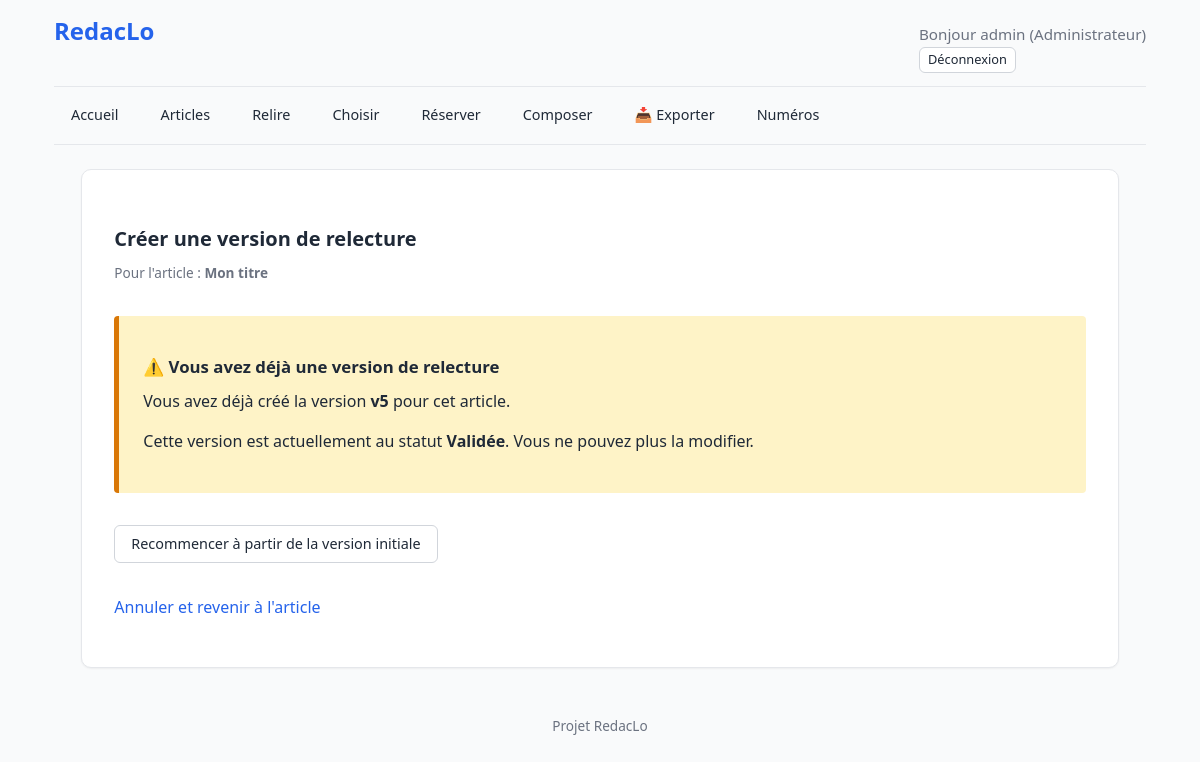
/articles/2/versions/creer/choix/ (signed in), run on the app's committed database.
### accounts/models.py (models this page shows, shortened)
class User(AbstractUser):
    ROLES = [
        ("admin", "Administrateur"),
        ("editeur", "Éditeur"),
        ("membre_redaction", "Membre de la rédaction"),
        ("redacteur", "Rédacteur"),
    ]
    COULEURS = [
        ("bleu", "Bleu"), ("violet", "Violet"), ("gris", "Gris ardoise"),
        ("marine", "Bleu marine"), ("orangefonce", "Orange foncé"),
        ("marron", "Marron"), ("rouge", "Rouge"), ("vert", "Vert"),
    ]
    role = models.CharField(max_length=20, choices=ROLES, default="redacteur")
    couleur = models.CharField(max_length=20, choices=COULEURS, default="bleu")
    signature_defaut = models.CharField(
        max_length=100,
        blank=True,
        help_text="Ex: 'Correspondant LO'. Laisser vide pour utiliser le Prénom Nom."
    )
    couleur = models.CharField(
        max_length=20,
        choices=COULEURS,
        default="bleu",
        help_text="Couleur utilisée pour ses annotations dans les articles.",
    )

### articles/models.py (models this page shows, shortened)
class Article(models.Model):
    STATUTS = [
        ("brouillon", "Brouillon"),
        ("soumis", "Soumis"),
        ("en_relecture", "En relecture"),
        ("relu", "Relu"),
        ("revisions_demandees", "Révisions demandées"),
        ("valide", "Validé"),
        ("rejete", "Rejeté"),
        ("publie", "Publié"),
    ]
    STATUTS_SELECTION = [
        ("a_choisir", "À choisir pour le numéro"),
        ("disponible", "Disponible (dans le vivier)"),
        ("reserve", "Réservé (marronnier)"),
        ("utilise", "Utilisé (placé)"),
    ]
    TYPES_ARTICLE = [
        ("article", "Article"),
        ("breve", "Brève"),
        ("echo", "Écho"),
        ("courrier", "Courrier des lecteurs"),
        ("article_editorial", "Éditorial"),
    ]
    titre = models.CharField(max_length=200, help_text="Titre principal de l'article.")
    sur_titre = models.CharField(max_length=200, blank=True, help_text="Sur-titre de l'article.")
    type_article = models.CharField(max_length=20, choices=TYPES_ARTICLE, default="article", verbose_name="Type d'article")
    redacteur = models.ForeignKey(
        settings.AUTH_USER_MODEL,
        on_delete=models.CASCADE,
        related_name="articles_rediges",
        verbose_name="Rédacteur"
    )
    contenu = models.TextField()
    statut = models.CharField(max_length=20, choices=STATUTS, default="brouillon")
    rubrique = models.ForeignKey(
        "publications.Rubrique",
        on_delete=models.SET_NULL,
        null=True,
        blank=True,
        related_name="articles"
    )
    statut_selection = models.CharField(max_length=20, choices=STATUTS_SELECTION, default="a_choisir")
    date_creation = models.DateTimeField(auto_now_add=True)
    date_modification = models.DateTimeField(auto_now=True)
    version_reference = models.ForeignKey(
        "ArticleVersion",
        on_delete=models.SET_NULL,
        null=True,
        blank=True,
        related_name="+"
    )
    valide_1_par = models.ForeignKey(
        settings.AUTH_USER_MODEL,
        on_delete=models.SET_NULL,
        null=True,
        blank=True,
        related_name="articles_valides_1",
        verbose_name="Premier validateur"
    )
    valide_2_par = models.ForeignKey(
        settings.AUTH_USER_MODEL,
        on_delete=models.SET_NULL,
        null=True,
        blank=True,
        related_name="articles_valides_2",
        verbose_name="Second validateur"
    )
    valide_1_mandataire = models.ForeignKey(
        settings.AUTH_USER_MODEL,
        on_delete=models.SET_NULL,
        null=True,
        blank=True,
        related_name="articles_mandates_1",
        verbose_name="Premier validateur (mandataire)"
    )
    valide_2_mandataire = models.ForeignKey(
        settings.AUTH_USER_MODEL,
        on_delete=models.SET_NULL,
        null=True,
        blank=True,
        related_name="articles_mandates_2",
        verbose_name="Second validateur (mandataire)"
    )
    numero_reserve = models.ForeignKey(
        'publications.Publication',
        on_delete=models.SET_NULL,
        null=True,
        blank=True,
        related_name='articles_reserves',
        verbose_name="Réservé pour le numéro"
    )

class ArticleVersion(models.Model):
    TYPES = [
        ("redacteur", "Rédacteur"),
        ("relecture", "Relecture"),
    ]
    STATUTS = [
        ("brouillon", "Brouillon"),
        ("soumise", "Soumise (à valider)"),
        ("validee", "Validée"),
        ("rejetee", "Rejetée"),
        ("archivee", "Archivée (traitée)"),
    ]
    AVIS_CHOICES = [
        ("favorable", "Favorable"),
        ("defavorable", "Défavorable"),
    ]
    avis_relecteur = models.CharField(
        max_length=20,
        choices=AVIS_CHOICES,
        blank=True,
        null=True,
        verbose_name="Avis du relecteur"
    )
    article = models.ForeignKey(
        Article,
        on_delete=models.CASCADE,
        related_name="versions",
    )
    parent = models.ForeignKey(
        "self",
        on_delete=models.SET_NULL,
        null=True,
        blank=True,
        related_name="enfants",
    )
    numero = models.PositiveIntegerField(default=1)
    type = models.CharField(max_length=20, choices=TYPES, default="redacteur")
    contenu = models.TextField()
    modifie_par = models.ForeignKey(
        settings.AUTH_USER_MODEL,
        on_delete=models.SET_NULL,
        null=True,
        blank=True,
        related_name="versions_modifiees",
        verbose_name="Modifié par"
    )
    commentaire = models.TextField(blank=True)
    statut = models.CharField(
        max_length=20,
        choices=STATUTS,
        default="brouillon",
    )
    commentaire_validation = models.TextField(
        blank=True,
        help_text="Commentaire de l'éditeur en cas de rejet.",
    )
    date = models.DateTimeField(auto_now_add=True)
    class Meta:
        ordering = ["-date"]

### articles/views/relecture.py (the view)
# urls.py: path("<int:pk>/versions/creer/choix/", views.choisir_base_relecture, name="choisir_base_relecture"),
@role_required("editeur", "membre_redaction", "admin")
def choisir_base_relecture(request, pk):
    article = get_object_or_404(Article, pk=pk)
    if article.statut == "valide":
        messages.error(request, "Cet article est actuellement validé. L'éditeur doit le dévalider avant que vous puissiez proposer une nouvelle version.")
        return redirect("articles:liste_versions", pk=article.pk)
    ma_version = article.versions.filter(type="relecture", modifie_par=request.user).first()
    if ma_version:
        return render(request, "articles/choisir_base_relecture.html", {
            "article": article,
            "ma_version": ma_version
        })
    else:
        return redirect("articles:creer_version_relecture", pk=article.pk)

### core/context_processors.py (called while the page is built)
def notifications_non_lues(request):
    if not request.user.is_authenticated:
        return {"notifications_non_lues": 0}
    count = Notification.objects.filter(
        destinataire=request.user,
        lue=False,
    ).count()
    return {"notifications_non_lues": count}

### templates/articles/choisir_base_relecture.html (shortened to what this page needs)
{% extends "base.html" %}
{% block contenu %}
    <h2>Créer une version de relecture</h2>
    <p class="source-texte">Pour l'article : <strong>{{ article.titre }}</strong></p>
    <div class="message-avertissement" style="margin: 2rem 0; padding: 1.5rem; border-left: 5px solid var(--c-warning); background: var(--c-warning-soft);">
        <h3>⚠️ Vous avez déjà une version de relecture</h3>
        <p>Vous avez déjà créé la version <strong>v{{ ma_version.numero }}</strong> pour cet article.</p>
        {% if ma_version.statut == "brouillon" %}
            <p>Que souhaitez-vous faire ?</p>
        {% else %}
            <p>Cette version est actuellement au statut <strong>{{ ma_version.get_statut_display }}</strong>. Vous ne pouvez plus la modifier.</p>
        {% endif %}
    </div>
    <div class="actions" style="display: flex; gap: 1rem;">
        <a href="{% url 'articles:creer_version_relecture' article.pk %}" class="btn btn-secondary">
            Recommencer à partir de la version initiale
        </a>
    </div>
    <p style="margin-top: 2rem;">
        <a href="{% url 'articles:annoter_article' article.pk %}" class="btn-lien">Annuler et revenir à l'article</a>
    </p>
{% endblock %}

### templates/base.html (shortened to what this page needs)
<!DOCTYPE html>
{% load static %}
<html lang="fr">
    <head>
        <link rel="stylesheet" href="{% static 'css/main.css' %}">
    </head>
    <body>
        <header>
            <div class="header-top">
                <h1 class="site-title">
                    <a href="{% url 'core:accueil' %}">RedacLo</a>
                </h1>
                {% if user.is_authenticated %}
                    <div class="user-info-container">
                        <span class="user-greeting">
                            Bonjour {{ user.username }} <span class="user-role">({{ user.get_role_display }})</span>
                        </span>
                        <form method="post" action="{% url 'logout' %}" style="margin: 0;">
                            <button type="submit" class="btn btn-sm btn-secondary" style="cursor: pointer; padding: 0.2rem 0.5rem; font-size: 0.8rem;">
                                Déconnexion
                            </button>
                        </form>
                    </div>
                {% else %}
                    <div>
                        <a href="{% url 'login' %}" class="btn btn-sm btn-primary">Connexion</a>
                    </div>
                {% endif %}
            </div>
            <nav class="main-nav">
                <div class="nav-left" id="nav-links">
                    <a href="{% url 'core:accueil' %}" class="btn btn-ghost {% if request.resolver_match.url_name == 'accueil' %}active{% endif %}">Accueil</a>
                    <a href="{% url 'articles:mes_articles' %}" class="btn btn-ghost {% if request.resolver_match.url_name == 'mes_articles' %}active{% endif %}">Articles</a>
                    {% if user.role == "editeur" or user.role == "membre_redaction" or user.role == "admin" %}
                        <a href="{% url 'reviews:a_relire' %}" class="btn btn-ghost {% if request.resolver_match.url_name == 'a_relire' %}active{% endif %}">Relire</a>
                        <a href="{% url 'publications:choisir' %}" class="btn btn-ghost {% if request.resolver_match.url_name == 'choisir' %}active{% endif %}">Choisir</a>
                        <a href="{% url 'publications:articles_reserves' %}" class="btn btn-ghost {% if request.resolver_match.url_name == 'articles_reserves' %}active{% endif %}">Réserver</a>
                        <a href="{% url 'publications:composition' %}" class="btn btn-ghost {% if request.resolver_match.url_name == 'composition' %}active{% endif %}">Composer</a>
                        <a href="{% url 'publications:exporter_index' %}" class="btn btn-ghost {% if request.resolver_match.url_name == 'exporter_index' %}active{% endif %}">📥 Exporter</a>
                        <a href="{% url 'publications:numeros' %}" class="btn btn-ghost {% if request.resolver_match.url_name == 'numeros' %}active{% endif %}">Numéros</a>
                    {% endif %}
                </div>
            </nav>
        <main class="{% block main_class %}{% endblock %}">
            {% block contenu %}{% endblock %}
        </main>
        <footer>
            <p>Projet RedacLo</p>
        </footer>
    </body>
</html>

### static/css/base.css (style rules this page uses)
:root { --c-primary: #2563eb; --c-primary-dark: #1e40af; --c-primary-soft: #dbeafe; --c-success: #16a34a; --c-success-soft: #dcfce7; --c-danger: #dc2626; --c-danger-dark: #991b1b; --c-danger-soft: #fee2e2; --c-warning: #d97706; --c-warning-soft: #fef3c7; --c-text: #1f2937; --c-text-muted: #6b7280; --c-text-light: #9ca3af; --c-bg: #f9fafb; --c-surface: #ffffff; --c-surface-alt: #f3f4f6; --c-border: #e5e7eb; --c-border-strong: #d1d5db; --s-1: 0.25rem; --s-2: 0.5rem; --s-3: 0.75rem; --s-4: 1rem; --s-5: 1.5rem; --s-6: 2rem; --s-8: 3rem; --font-sans: system-ui, -apple-system, "Segoe UI", Roboto, sans-serif; --font-serif: Georgia, "Times New Roman", serif; --radius-sm: 4px; --radius: 6px; --radius-lg: 10px; --shadow-sm: 0 1px 2px rgba(0, 0, 0, 0.05); --shadow-md: 0 4px 6px rgba(0, 0, 0, 0.07); }
*, *::before, *::after { box-sizing: border-box; }
body { margin: 0; font-family: var(--font-sans); font-size: 16px; line-height: 1.5; color: var(--c-text); background-color: var(--c-bg); }
h1, h2, h3, h4 { margin: 0 0 var(--s-3) 0; line-height: 1.25; font-weight: 600; color: var(--c-text); }
h1 { font-size: 1.5rem; color: var(--c-primary); }
h2 { font-size: 1.25rem; margin-top: var(--s-5); }
h3 { font-size: 1.05rem; margin-top: var(--s-4); }
p { margin: 0 0 var(--s-4) 0; }
a { color: var(--c-primary); text-decoration: none; }

### static/css/components.css (style rules this page uses)
button { font: inherit; cursor: pointer; }
.btn { display: inline-block; padding: var(--s-2) var(--s-4); font: inherit; font-size: 0.9rem; font-weight: 500; line-height: 1.4; text-align: center; text-decoration: none; border: 1px solid transparent; border-radius: var(--radius); cursor: pointer; transition: background-color 0.15s, border-color 0.15s, color 0.15s; white-space: nowrap; }
.btn-secondary { background-color: var(--c-surface); color: var(--c-text); border-color: var(--c-border-strong); }
.btn-ghost { background-color: transparent; color: var(--c-text); border-color: transparent; }
.btn-sm { padding: var(--s-1) var(--s-3); font-size: 0.85rem; }
.btn-lien { background: none; border: none; color: var(--c-primary); padding: 0; font-size: inherit; font-family: inherit; text-decoration: none; }
.actions { display: flex; flex-wrap: wrap; gap: var(--s-2); align-items: center; margin: var(--s-4) 0; }
.message-avertissement { background: var(--c-warning-soft); border-left: 4px solid var(--c-warning); padding: var(--s-3) var(--s-4); border-radius: var(--radius-sm); margin: var(--s-4) 0; }
.source-texte { font-size: 0.85rem; color: var(--c-text-muted); margin-bottom: var(--s-3); }

### static/css/layout.css (style rules this page uses)
header, footer, main { max-width: 95%; margin-left: auto; margin-right: auto; padding: var(--s-4) var(--s-5); }
main { background: var(--c-surface); border: 1px solid var(--c-border); border-radius: var(--radius-lg); padding: var(--s-6); box-shadow: var(--shadow-sm); }
header { margin-bottom: 0; }
footer { margin-top: var(--s-6); padding: var(--s-4) 0; font-size: 0.85rem; color: var(--c-text-muted); text-align: center; }
.header-top { display: flex; justify-content: space-between; align-items: baseline; margin-bottom: 0.8rem; }
.site-title { margin: 0; font-size: 1.5rem; }
.site-title a { color: var(--c-primary); text-decoration: none; }
.user-greeting { margin: 0; font-size: 0.95rem; color: var(--c-text-muted); }
.main-nav { display: flex; justify-content: space-between; align-items: center; border-top: 1px solid var(--c-border); border-bottom: 1px solid var(--c-border); padding: 0.6rem 0; margin-bottom: 1.5rem; }
.nav-left { display: flex; align-items: center; gap: 0.5rem; }

### data on the page
User: username "admin", role "Administrateur"
Article: titre "Mon titre"
ArticleVersion: numero "5", statut "Validée"
